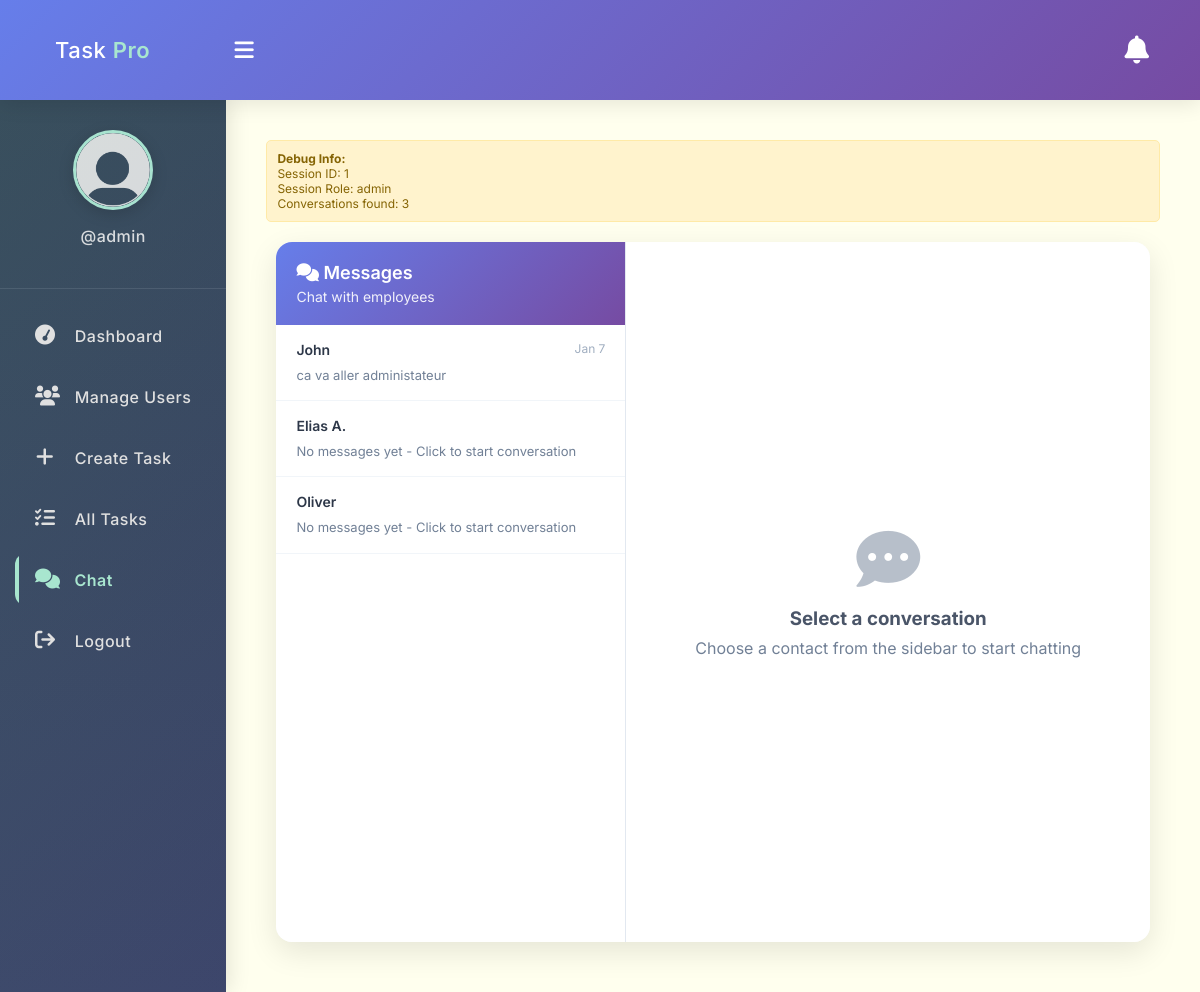
The page /chat.php (signed in) on the database its author committed.
### tables this page shows
CREATE TABLE `users` (
  `id` int(11) NOT NULL,
  `full_name` varchar(50) NOT NULL,
  `username` varchar(50) NOT NULL,
  `password` varchar(255) NOT NULL,
  `role` enum('admin','employee') NOT NULL,
  `created_at` timestamp NOT NULL DEFAULT current_timestamp()
);

### app/Model/Message.php (called while the page is built, shortened)
<?php
function get_conversations($conn, $user_id) {
    try {
        if ($_SESSION['role'] == 'admin') {
            $sql = "SELECT u.id, u.full_name, u.username,
                           COALESCE((SELECT message FROM messages
                            WHERE (sender_id = u.id AND receiver_id = ?)
                               OR (sender_id = ? AND receiver_id = u.id)
                            ORDER BY created_at DESC LIMIT 1), '') as last_message,
                           (SELECT created_at FROM messages
                            WHERE (sender_id = u.id AND receiver_id = ?)
                               OR (sender_id = ? AND receiver_id = u.id)
                            ORDER BY created_at DESC LIMIT 1) as last_message_time,
                           COALESCE((SELECT COUNT(*) FROM messages
                            WHERE sender_id = u.id AND receiver_id = ? AND is_read = 0), 0) as unread_count
                    FROM users u
                    WHERE u.role = 'employee' AND u.id != ?
                    ORDER BY
                        CASE WHEN last_message_time IS NULL THEN 1 ELSE 0 END,
                        last_message_time DESC,
                        u.full_name ASC";
            $stmt = $conn->prepare($sql);
            $stmt->execute([$user_id, $user_id, $user_id, $user_id, $user_id, $user_id]);
        }
        $result = $stmt->fetchAll(PDO::FETCH_ASSOC);
        return $result ?: [];
    } catch (Exception $e) {
        error_log("Error in get_conversations: " . $e->getMessage());
        return [];
    }
}
?>

### chat.php (the view, shortened to what this page needs)
<?php
function timeAgo($datetime) {
    $time = time() - strtotime($datetime);
    if ($time < 60) {
        return 'now';
    } elseif ($time < 3600) {
        $minutes = floor($time / 60);
        return $minutes . 'm';
    } elseif ($time < 86400) {
        $hours = floor($time / 3600);
        return $hours . 'h';
    } elseif ($time < 604800) {
        $days = floor($time / 86400);
        return $days . 'd';
    } else {
        return date('M j', strtotime($datetime));
    }
}
if (isset($_SESSION['role']) && isset($_SESSION['id'])) {
    include "DB_connection.php";
    include "app/Model/Message.php";
    include "app/Model/User.php";
    $conversations = get_conversations($conn, $_SESSION['id']);
?>
<!DOCTYPE html>
<html>
<head>
    <link rel="stylesheet" href="https://cdnjs.cloudflare.com/ajax/libs/font-awesome/6.0.0/css/all.min.css">
    <link rel="stylesheet" href="css/style.css">
</head>
<body>
    <?php include "inc/header.php" ?>
    <div class="body">
        <?php include "inc/nav.php" ?>
        <section class="section-1">
            <div class="debug-info">
                <strong>Debug Info:</strong><br>
                Session ID: <?= $_SESSION['id'] ?><br>
                Session Role: <?= $_SESSION['role'] ?><br>
                Conversations found: <?= count($conversations) ?><br>
            </div>
            <div class="chat-container">
                <div class="chat-sidebar" id="chatSidebar">
                    <div class="chat-header">
                        <h3><i class="fas fa-comments"></i> Messages</h3>
                        <p><?= $_SESSION['role'] == 'admin' ? 'Chat with employees' : 'Chat with admins' ?></p>
                    </div>
                    <div class="conversations-list">
                        <?php if (empty($conversations)) { ?>
                            <div class="empty-conversations">
                                <i class="fas fa-users"></i>
                                <h4>No contacts available</h4>
                                <p>
                                    <?php if ($_SESSION['role'] == 'admin') { ?>
                                        No employees found in the system
                                    <?php } else { ?>
                                        No administrators found in the system
                                    <?php } ?>
                                </p>
                                <small style="margin-top: 10px; display: block;">
                                    Role: <?= $_SESSION['role'] ?> | ID: <?= $_SESSION['id'] ?>
                                </small>
                            </div>
                        <?php } else { ?>
                            <?php foreach ($conversations as $conversation) { ?>
                                <div class="conversation-item" onclick="selectConversation(<?= $conversation['id'] ?>, '<?= htmlspecialchars($conversation['full_name']) ?>', '<?= htmlspecialchars($conversation['username']) ?>')">
                                    <div class="conversation-info">
                                        <div class="conversation-name"><?= htmlspecialchars($conversation['full_name']) ?></div>
                                        <div class="conversation-time">
                                            <?= $conversation['last_message_time'] ? timeAgo($conversation['last_message_time']) : '' ?>
                                        </div>
                                    </div>
                                    <div class="conversation-preview">
                                        <?= $conversation['last_message'] ? htmlspecialchars($conversation['last_message']) : 'No messages yet - Click to start conversation' ?>
                                    </div>
                                </div>
                            <?php } ?>
                        <?php } ?>
                    </div>
                </div>
                <div class="chat-main" id="chatMain">
                    <div class="empty-chat">
                        <i class="fas fa-comment-dots"></i>
                        <h3>Select a conversation</h3>
                        <p>Choose a contact from the sidebar to start chatting</p>
                    </div>
                </div>
            </div>
        </section>
    </div>
</body>
</html>
<?php
} else {
    $em = "Please login first";
    header("Location: login.php?error=$em");
    exit();
}
?>

### css/style.css (style rules this page uses)
* { padding: 0; margin: 0; box-sizing: border-box; font-family: 'Segoe UI', Tahoma, Geneva, Verdana, sans-serif; }
.body { display: flex; }
.section-1 { padding: 30px; }
.section-1 { width: 100%; background: #ffe; }

### chat.php (style rules this page uses)
* { font-family: 'Inter', sans-serif; }
.chat-container { display: flex; height: calc(100vh - 100px); background: #f8fafc; border-radius: 16px; overflow: hidden; box-shadow: 0 10px 30px rgba(0, 0, 0, 0.1); margin: 20px; }
.chat-sidebar { width: 350px; background: white; border-right: 1px solid #e2e8f0; display: flex; flex-direction: column; }
.chat-header { padding: 20px; background: linear-gradient(135deg, #667eea, #764ba2); color: white; }
.chat-header h3 { margin: 0; font-size: 18px; font-weight: 600; }
.chat-header p { margin: 5px 0 0 0; font-size: 14px; opacity: 0.9; }
.conversations-list { flex: 1; overflow-y: auto; padding: 0; }
.conversation-item { padding: 16px 20px; border-bottom: 1px solid #f1f5f9; cursor: pointer; transition: all 0.3s ease; position: relative; }
.conversation-info { display: flex; justify-content: space-between; align-items: flex-start; margin-bottom: 8px; }
.conversation-name { font-weight: 600; color: #2d3748; font-size: 14px; }
.conversation-time { font-size: 12px; color: #a0aec0; }
.conversation-preview { color: #718096; font-size: 13px; line-height: 1.4; display: -webkit-box; -webkit-line-clamp: 2; -webkit-box-orient: vertical; overflow: hidden; }
.chat-main { flex: 1; display: flex; flex-direction: column; background: white; }
.empty-chat { flex: 1; display: flex; flex-direction: column; align-items: center; justify-content: center; color: #718096; text-align: center; }
.empty-chat i { font-size: 64px; margin-bottom: 16px; opacity: 0.5; }
.empty-chat h3 { margin: 0 0 8px 0; color: #4a5568; }
.debug-info { background: #fff3cd; border: 1px solid #ffeaa7; padding: 10px; margin: 10px; border-radius: 5px; font-size: 12px; color: #856404; }

### rows shown on the page
users: full_name "John", last_message_time "Jan 7", last_message "ca va aller administateur"
users: full_name "Elias A.", shows "No messages yet - Click to start conversation"
users: full_name "Oliver", shows "No messages yet - Click to start conversation"

### other values the page prints
$_SESSION['username'] "admin"
$_SESSION['id'] "1"
$_SESSION['role'] "admin"
count($conversations) "3"
